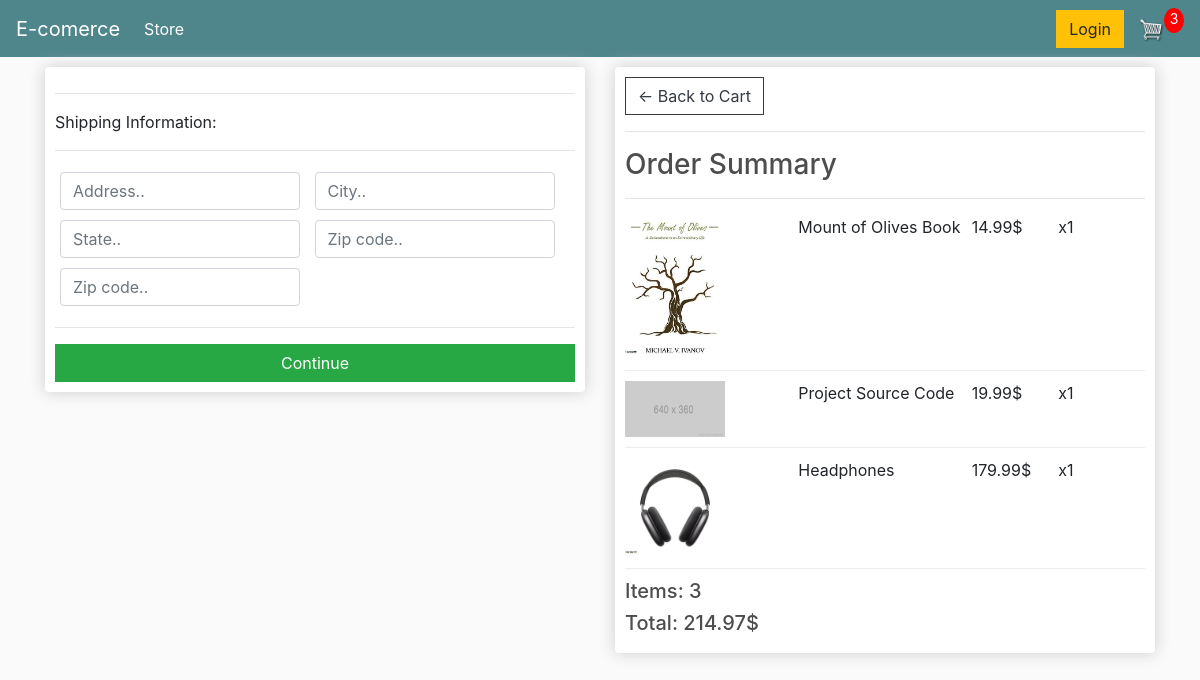
Screenshot of /checkout/ (signed in) with the database file from the repository.
### store/models.py (models this page shows, shortened)
class OrderItem(models.Model):
    product=models.ForeignKey(Product,on_delete=models.SET_NULL,blank=True,null=True)
    order=models.ForeignKey(Order,on_delete=models.SET_NULL,blank=True,null=True)
    quantity=models.IntegerField(default=0,blank=True,null=True)
    date_added=models.DateTimeField(auto_now_add=True)
    def total(self):
        return self.quantity*self.product.price

class Product(models.Model):
    name=models.CharField(max_length=200,null=True)
    price=models.DecimalField(max_digits=6,decimal_places=2)
    digital=models.BooleanField(null=True,blank=False,default=False)
    image=models.ImageField(null=True,blank=True)
    @property
    def imageURL(self):
        try:
            url=self.image.url
        except:
            url='/images/placeholder.png'
        return url

class Order(models.Model):
    customer=models.ForeignKey(Customer,on_delete=models.SET_NULL,blank=True,null=True)
    date_ordered=models.DateTimeField(auto_now_add=True)
    complete=models.BooleanField(default=False,blank=False,null=True)
    transaction_id=models.CharField(max_length=200,null=True)
    def total_price(self):
        return sum([item.total() for item in self.orderitem_set.all()])
    def shipping(self):
        shipping = False
        orderItems=self.orderitem_set.all()
        for item in orderItems:
            if item.product.digital==False:
                shipping=True
                break
        return shipping

### store/views.py (the view)
# urls.py: path('checkout/',views.checkout,name='checkout'),
def checkout(request):
    if request.user.is_authenticated:
        customer=request.user.customer
        order,created=Order.objects.get_or_create(customer=customer,complete=False)
        items=order.orderitem_set.all()
    else :
        items=[]
        order=[]
    context={'items':items,'order':order}
    return render(request,'store/checkout.html',context)

### store/templates/store/checkout.html (shortened to what this page needs)
{% extends 'store/main.html' %}
{% load static %}
{% block content %}
<div class="row">
    <div class="col-lg-6">
        <div class="box-element" id="form-wrapper">
            <form id="form">
                <div id="shipping-info">
                    <hr>
                    <p>Shipping Information:</p>
                    <hr>
                    <div class="form-field">
                        <input class="form-control" type="text" name="address" placeholder="Address..">
                    </div>
                    <div class="form-field">
                        <input class="form-control" type="text" name="city" placeholder="City..">
                    </div>
                    <div class="form-field">
                        <input class="form-control" type="text" name="state" placeholder="State..">
                    </div>
                    <div class="form-field">
                        <input class="form-control" type="text" name="zipcode" placeholder="Zip code..">
                    </div>
                    <div class="form-field">
                        <input class="form-control" type="text" name="country" placeholder="Zip code..">
                    </div>
                </div>
                <hr>
                <input id="form-button" class="btn btn-success btn-block" type="submit" value="Continue">
            </form>
        </div>
        <br>
    </div>
    <div class="col-lg-6">
        <div class="box-element">
            <a  class="btn btn-outline-dark" href="{% url 'cart' %}">&#x2190; Back to Cart</a>
            <hr>
            <h3>Order Summary</h3>
            <hr>
            {% for item in items %}
            <div class="cart-row">
                <div style="flex:2"><img class="row-image" src="{{item.product.imageURL}}"></div>
                <div style="flex:2"><p>{{item.product.name}}</p></div>
                <div style="flex:1"><p>{{item.product.price}}$</p></div>
                <div style="flex:1"><p>x{{item.quantity}}</p></div>
            </div>
            {% endfor %}
            <h5>Items:   {{items|length}}</h5>
            <h5>Total:   {{order.total_price}}$</h5>
        </div>
    </div>
</div>
{% endblock content %}

### static/css/main.css (style rules this page uses)
body { background-color: hsl(0, 0%, 98%); }
h1,h2,h3,h4,h5,h6 { color:hsl(0, 0%, 30%); }
.box-element { box-shadow:hsl(0, 0%, 80%) 0 0 16px; background-color: #fff; border-radius: 4px; padding: 10px; }
.col-lg-4, .col-lg-6, .col-lg-8, .col-lg-12 { margin-top: 10px; }
.btn { border-radius: 0; }
.row-image { width: 100px; }
.form-field { width:250px; display: inline-block; padding: 5px; }
.cart-row { display: flex; align-items: flex-stretch; padding-bottom: 10px; margin-bottom: 10px; border-bottom: 1px solid #ececec; }

### rows the page displays
OrderItem: product.imageURL (picture), product.name "Mount of Olives Book", product.price "14.99", quantity "1"
OrderItem: shows a picture, product.name "Project Source Code", product.price "19.99", quantity "1"
OrderItem: product.imageURL (picture), product.name "Headphones", product.price "179.99", quantity "1"
Order: total_price "214.97"

### other values shown
{{ items|length }} "3"
